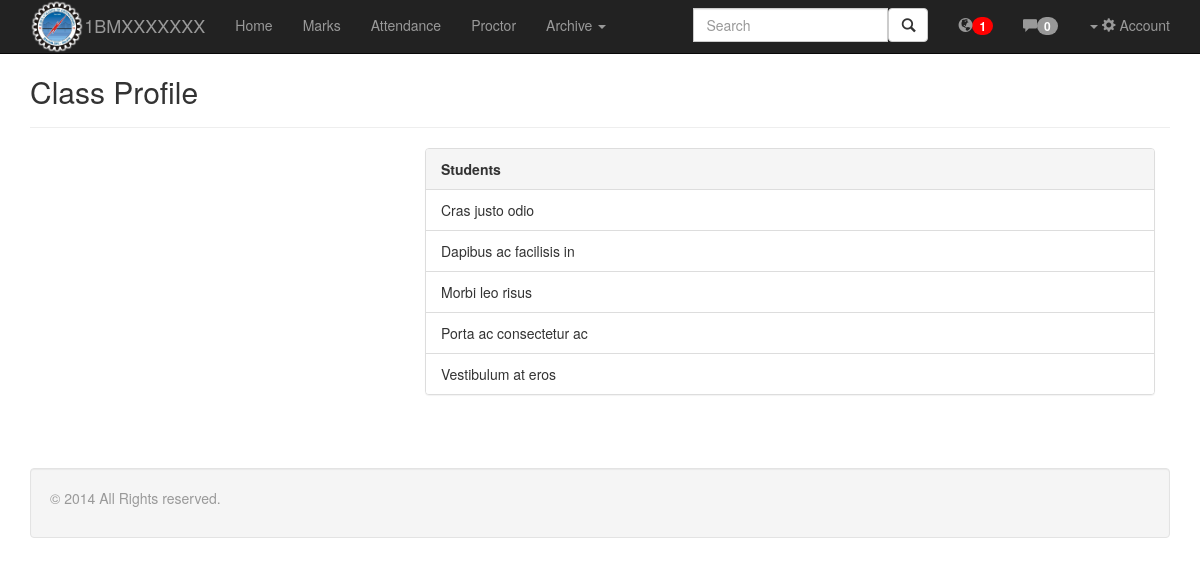
Before: /class.php (signed in) with the older database file.
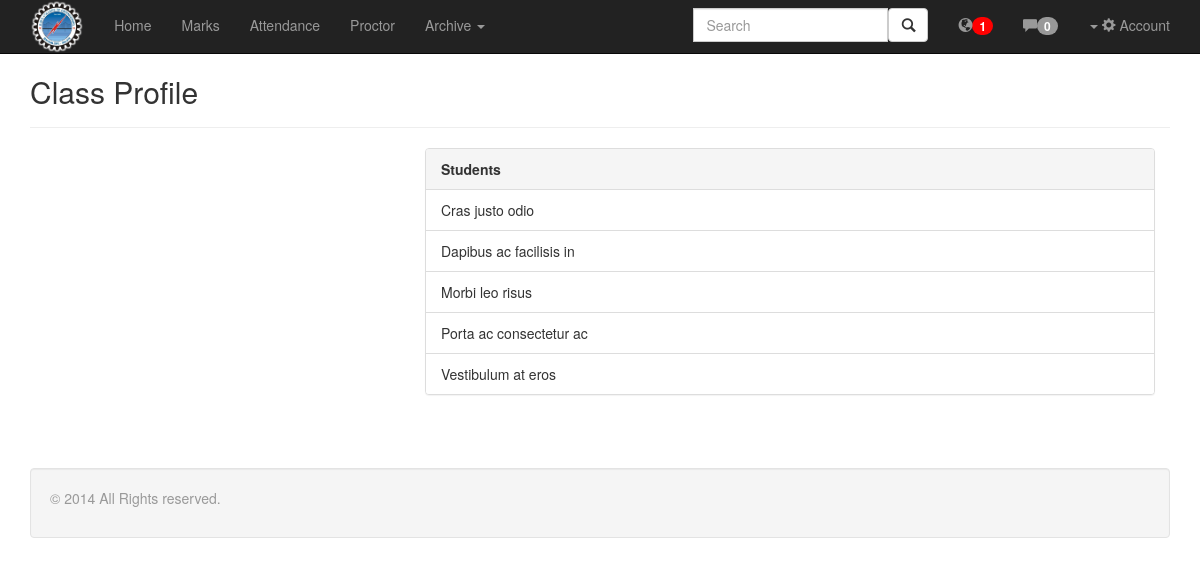
After: the same page with the newer database file.
### tables this page shows
CREATE TABLE IF NOT EXISTS `student` (
  `userId` int(5) NOT NULL,
  `usn` varchar(10) NOT NULL,
  `classId` int(5) NOT NULL,
  `proctorId` int(5) DEFAULT NULL,
  `cgpa` varchar(5) NOT NULL,
  PRIMARY KEY (`userId`),
  UNIQUE KEY `userId` (`userId`),
  KEY `proctorId` (`proctorId`),
  KEY `classId` (`classId`)
);

### php/function.php (called while the page is built, shortened)
<?php
class User{
	public static function setupDatabase(){
		$db = new mysqli(DB_SERVER,DB_USERNAME,DB_PASSWORD,DB_DATABASE);
		return $db;
	}
	public function getUnreadNotificationNumber(){
		$db = User::setupDatabase();
		$uid= $_SESSION['id'];
		$notifications['notifications'] = array();
		if($_SESSION['type']=='student'){
			$student = $this->getTableDetailsbyId('student','userId',$uid);
			$pid = $student['proctorId'];
			$sql = "SELECT * FROM proctornotification WHERE proctorId = $pid";
			$result = $db->query($sql);
			if(mysqli_num_rows($result)>=1){
	    		while($row = $result->fetch_assoc()) {
	       			 $notifications['notifications'][] = $row;
	    		}
			}
		}
		$notifications['total'] = count($notifications['notifications']);
		return $notifications['total'];
	}
	public function getTableDetailsbyId($table,$att,$id){
		$db = User::setupDatabase();
		$sql = "SELECT * FROM $table WHERE $att = '$id'";
		$result = $db->query($sql);
		$result = $result->fetch_assoc();
		return $result;
	}
}
?>

### php/design.php (the view, shortened to what the changed rows need)
<?php
class Design{
	public function getIncludeFiles($rp){
		echo '<meta charset="utf-8">
    <meta http-equiv="X-UA-Compatible" content="IE=edge">
    <meta name="viewport" content="width=device-width, initial-scale=1">
    <link href="'.$rp.'css/bootstrap.min.css" rel="stylesheet">
    <link href="'.$rp.'css/docs.min.css" rel="stylesheet">
    <link href="'.$rp.'/grid.css" rel="stylesheet">
    <link href="'.$rp.'css/bootstrap.css" rel="stylesheet">
    <link href="'.$rp.'css/pace.css" rel="stylesheet">
    <link href="'.$rp.'css/mycss.css" rel="stylesheet">
    <style id="holderjs-style" type="text/css"></style>
    <script type="text/javascript" src="'.$rp.'js/pace.js" ></script>
    <!--[if lt IE 9]>
      <script src="https://oss.maxcdn.com/libs/html5shiv/3.7.0/html5shiv.js"></script>
      <script src="https://oss.maxcdn.com/libs/respond.js/1.4.2/respond.min.js"></script>
    <![endif]-->
    <script src="//netdna.bootstrapcdn.com/bootstrap/3.1.1/js/bootstrap.min.js"></script>
    ' ;
	}
	public function getStudentNavbar($rp,$active,$usn,$uNotif,$uMsg){
    echo '
    <div class="navbar navbar-inverse navbar-fixed-top" role="navigation">
      <div class="container">
        <div class="navbar-header">
          <button type="button" class="navbar-toggle" data-toggle="collapse" data-target=".navbar-collapse">
            <span class="sr-only">Toggle navigation</span>
            <span class="icon-bar"></span>
            <span class="icon-bar"></span>
            <span class="icon-bar"></span>
          </button>
         <a href="'.$rp.'student"><img style="wigth:40pt; height:40pt; float:left"; atl="bmslogo" src="'.$rp.'/img/bms-logo.png"></a>
          <a class="navbar-brand" href="'.$rp.'student">'.$usn.'</a>
        </div>
        <div class="navbar-collapse collapse">
          <ul class="nav navbar-nav">
             <li '; if($active==0) echo 'class="active"'; echo '><a class="link" href="'.$rp.'student">Home</a></li>
             <li '; if($active==1) echo 'class="active"'; echo '><a class="link" href="'.$rp.'student/marks.php">Marks</a></li>
             <li '; if($active==2) echo 'class="active"'; echo '><a class="link" href="'.$rp.'student/attendance.php">Attendance</a></li>
             <li '; if($active==3) echo 'class="active"'; echo '><a class="link" href="'.$rp.'student/proctor.php">Proctor</a></li>
            <li class="'; if($active==4) echo 'active';  echo ' dropdown" >
              <a href="#" class="dropdown-toggle" data-toggle="dropdown">Archive <b class="caret"></b></a>
              <ul class="dropdown-menu">
                <li><a class="link" href="notes.php">Notes</a></li>
                <li><a class="link" href="#">Question Papers</a></li>
                <li><a class="link" href="syllabus.php">Syllabus Copy</a></li>
                <li class="divider"></li>
                <li class="dropdown-header">Nav header</li>
                <li><a href="#">Separated link</a></li>
                <li><a href="#">One more separated link</a></li>
              </ul>
            </li>
          </ul>
          <ul class="nav navbar-nav navbar-right">
           <li class="dropdown">
                       <form action="'.$rp.'search.php" method="get" class="navbar-form navbar-left" role="search">
                            <div class="input-group" style="display:inline-flex;">
                              <div class="form-group">
                              <input type="text" id="search-input" class="form-control" placeholder="Search">
                              </div>
                              <a href="#" class="search-drop" data-toggle="dropdown"><button class="btn btn-default" type="submit"><i class="glyphicon glyphicon-search"></i></button></a>
                            </div>
                        </form>
                  <ul id="search-result" class="dropdown-menu">
                      <li><img src="'.$rp.'img/spinner.gif"></li>
                  </ul>
              </li>
            <li class="hidden-xs"><a class="link" href="'.$rp.'notification.php"><span class="glyphicon glyphicon-globe"></span><span class="badge ';if($uNotif>0) echo 'red'; echo'">'.$uNotif.'</span></a></li>
            <li class="hidden-xs"><a class="link" href="'.$rp.'message.php"><span class="glyphicon glyphicon-comment"></span><span class="badge ';if($uMsg>0) echo 'red'; echo '">'.$uMsg.'</span></a></li>
            <li class="visible-xs"><a class="link" href="'.$rp.'notification.php">Notifications<span class="glyphicon glyphicon-globe pull-right"></span><span class="badge pull-right ';if($uNotif>0) echo 'red'; echo'">'.$uNotif.'</span></a></li>
            <li class="visible-xs"><a class="link" href="'.$rp.'message.php">Messages<span class="glyphicon glyphicon-comment pull-right"></span><span class="badge pull-right ';if($uMsg>0) echo 'red'; echo '">'.$uMsg.'</span></a></li>
            <li class="dropdown"><a href="#" class="dropdown-toggle" data-toggle="dropdown"><b class="caret"></b>&nbsp;<span class="glyphicon glyphicon-cog"></span>&nbsp;Account</a>
              <ul class="dropdown-menu">
                <li ><a class="link" href="'.$rp.'logout.php">&nbsp;Logout</a></li>
                <li class="divider"></li>
                <li><a class="link" href="#">Edit Profile</a></li>
                <li><a class="link" href="#">Settings</a></li>
                <li><a class="link" href="#">Privacy</a></li>
                <li class="divider"></li>
                <li><a class="link" href="#">Help</a></li>
                <li><a class="link" href="#">Report a Problem</a></li>
              </ul>
            </li>
          </ul>
        </div>
      </div>
    </div>';
	}
}
?>

Changed rows visible on the page:
no longer on this page (row edited): student: usn "1BMXXXXXXX"
